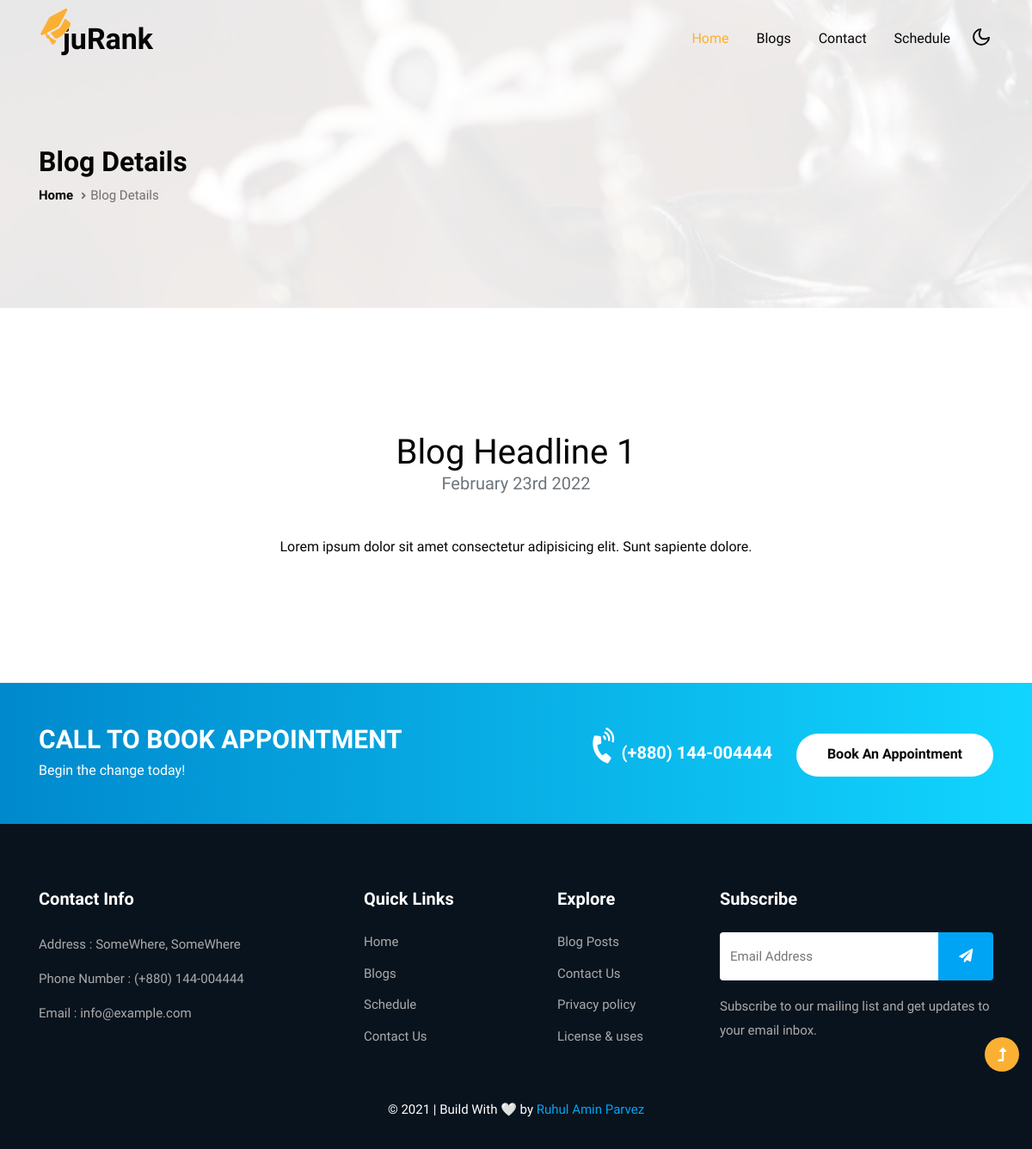
The page /blog/1 on the database its author committed.
### portfolio/models.py (models this page shows, shortened)
class Blog(models.Model):
    class Meta:
        verbose_name_plural = 'Blogs'
        verbose_name = 'Blog'
        ordering = ["date"]
    image = models.ImageField(blank=True, null=True, upload_to="blog_images", verbose_name='Upload an Image of Blog')
    heading = models.CharField(max_length=50, blank=True, null=True, verbose_name='Write a Heading of Blog')
    description = models.CharField(max_length=200, blank=True, null=True, verbose_name='Write a Description of Blog')
    admin_image = models.ImageField(blank=True, null=True, upload_to="admin_images", verbose_name='Upload an Image of Admin')
    admin_name = models.CharField(max_length=50, blank=True, null=True, verbose_name='Write Name of Admin')
    date = models.DateTimeField(blank=True, null=True, verbose_name='Write Date of Blog')
    is_active = models.BooleanField(default=True)

### portfolio/views.py (the view)
# urls.py: path('blog/<int:blog_id>', views.blog_details, name="blog_details"),
def blog_details(request, blog_id):
	blog = get_object_or_404(Blog, pk=blog_id)
	return render(request, "portfolio/blog-detail.html", {"id": blog})

### portfolio/templates/portfolio/blog-detail.html
{% extends "portfolio/base.html" %}
{% load static %}
{% block content %}
<section class="inner-banner py-5">
    <div class="w3l-breadcrumb py-lg-5">
        <div class="container pt-4 pb-sm-4">
            <h4 class="inner-text-title pt-5">Blog Details</h4>
            <ul class="breadcrumbs-custom-path">
                <li><a href="{% url 'home' %}">Home</a></li>
                <li class="active"><i class="fas fa-angle-right"></i>Blog Details</li>
            </ul>
        </div>
    </div>
</section>
<section class="w3l-contact py-5" id="contact">
    <div class="container py-md-5 py-4">
        <div class="row contact-block">
            <h1 class="text-center mt-5">{{ id.heading }}</h1>
            <h5 class="text-center text-muted mb-5">{{ id.date|date:'F jS Y' }}</h5>
            <p class="text-center mb-5">{{ id.description|safe }}</p>
        </div>
    </div>
</section>
{% endblock %}

### static/css/style.css (style rules this page uses)
:root { --orange:#ffa500; }

### rows shown on the page
Blog: heading "Blog Headline 1", date "February 23rd 2022", description "Lorem ipsum dolor sit amet consectetur adipisicing elit. Sunt sapiente dolore."
